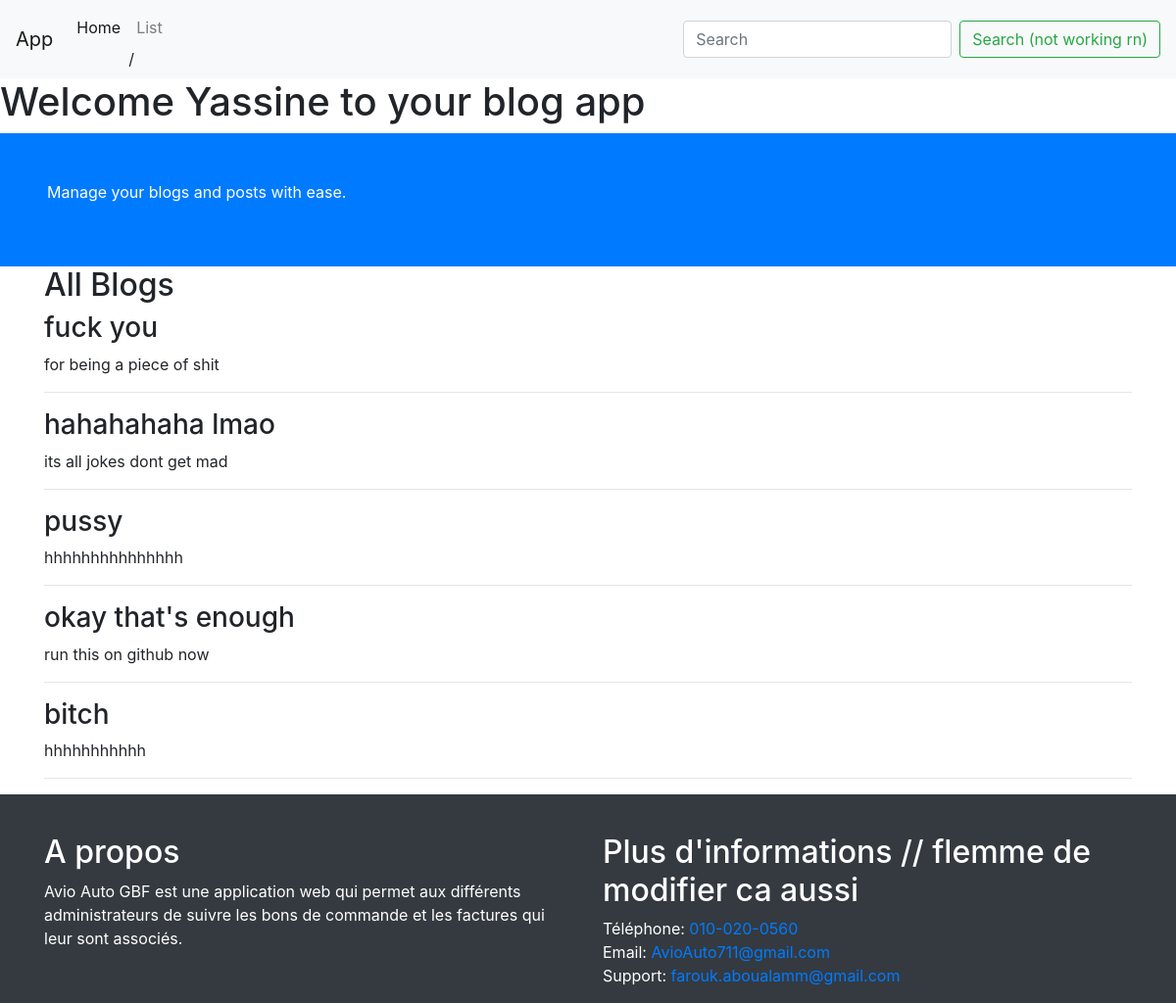
Before: / with the older database file.
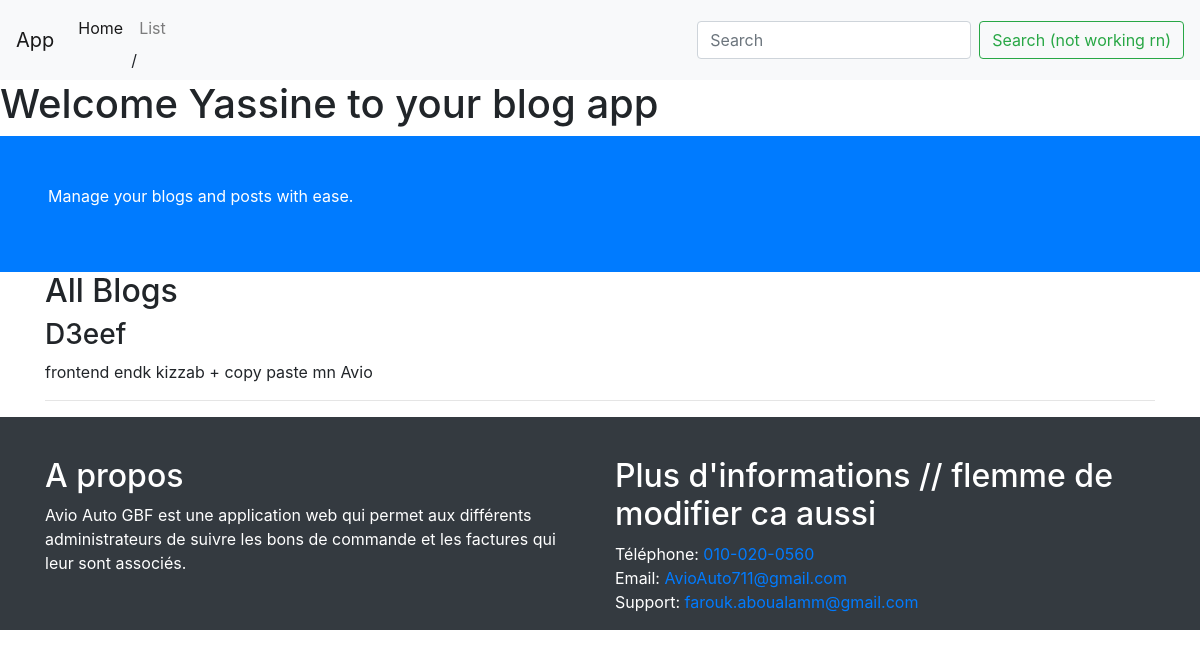
After: the same page with the newer database file.
### blog/models.py (models this page shows, shortened)
class Blog(models.Model):
    title = models.CharField(max_length=200)
    content = models.TextField()

### blog/views.py (the view)
# urls.py: path('', view_blogs, name='list'),
def view_blogs(request):
    blogs = Blog.objects.all()
    return render(request, 'blog/list.html', {'blogs': blogs})

### blog/templates/blog/list.html
{% extends 'blog/base.html' %}
{% block content %}
    <h2>All Blogs</h2>
    {% for blog in blogs %}
        <div>
            <h3>{{ blog.title }}</h3>
            <p>{{ blog.content }}</p>
        </div>
        <hr>
    {% endfor %}
{% endblock %}

### blog/templates/blog/base.html (shortened to what this page needs)
<!doctype html>
<html lang="en">
  <head>
    <link rel="stylesheet" href="https://cdn.jsdelivr.net/npm/bootstrap@4.6.2/dist/css/bootstrap.min.css">
  </head>
  <body>
     {% include 'blog/nav.html' %}
    <h1> Welcome Yassine to your blog app</h1>
    <div class="container-fluid bg-primary text-white p-5">
        <p>Manage your blogs and posts with ease.</p>
    </div>
    <div class="container">
    {% block content %} {%endblock%}
    </div>
  </body>
  <footer class="bg-dark text-white">
    <div class="row">
    </div>
    <div class="container">
      <div class="row">
        <div class="col-md-6 col-sm-6">
          <div class="footer-item">
            <h2 class="footer-heading">A propos</h2>
            <p>Avio Auto GBF est une application web qui permet aux différents administrateurs de suivre les bons de commande et les factures qui leur sont associés.</p>
          </div>
        </div>
        <div class="col-md-6 col-sm-6">
          <div class="footer-item">
            <h2 class="footer-heading">Plus d'informations // flemme de modifier ca aussi</h2>
            <ul class="list-unstyled footer-list">
              <li>Téléphone: <a href="tel:010-020-0560">010-020-0560</a></li>
              <li>Email: <a href="mailto:AvioAuto711@gmail.com">AvioAuto711@gmail.com</a></li>
              <li>Support: <a href="mailto:farouk.aboualamm@gmail.com">farouk.aboualamm@gmail.com</a></li>
            </ul>
          </div>
        </div>
      </div>
    </div>
  </footer>
</html>

### blog/templates/blog/nav.html (shortened to what this page needs)
<nav class="navbar navbar-expand-lg navbar-light bg-light">
    <a class="navbar-brand" href="">App</a>
    <div class="collapse navbar-collapse" id="navbarSupportedContent">
      <ul class="navbar-nav mr-auto">
        <li class="nav-item active">
          <a class="nav-link" href="{% url 'write' %}">Home <span class="sr-only">(current)</span></a>
        </li>
        <li class="nav-item">
          <a class="nav-link" href="{% url 'list' %}">List</a>
        /</li>
      </ul>
      <form class="form-inline my-2 my-lg-0">
        <input class="form-control mr-sm-2" type="search" placeholder="Search" aria-label="Search">
        <button class="btn btn-outline-success my-2 my-sm-0" type="submit">Search (not working rn)</button>
      </form>
    </div>
  </nav>

Changed rows visible on the page:
removed Blog: title "fuck you", content "for being a piece of shit"
removed Blog: title "hahahahaha lmao", content "its all jokes dont get mad"
removed Blog: title "pussy", content "hhhhhhhhhhhhhhh"
removed Blog: title "okay that's enough", content "run this on github now"
removed Blog: title "bitch", content "hhhhhhhhhhh"
added Blog: title "D3eef", content "frontend endk kizzab + copy paste mn Avio"
